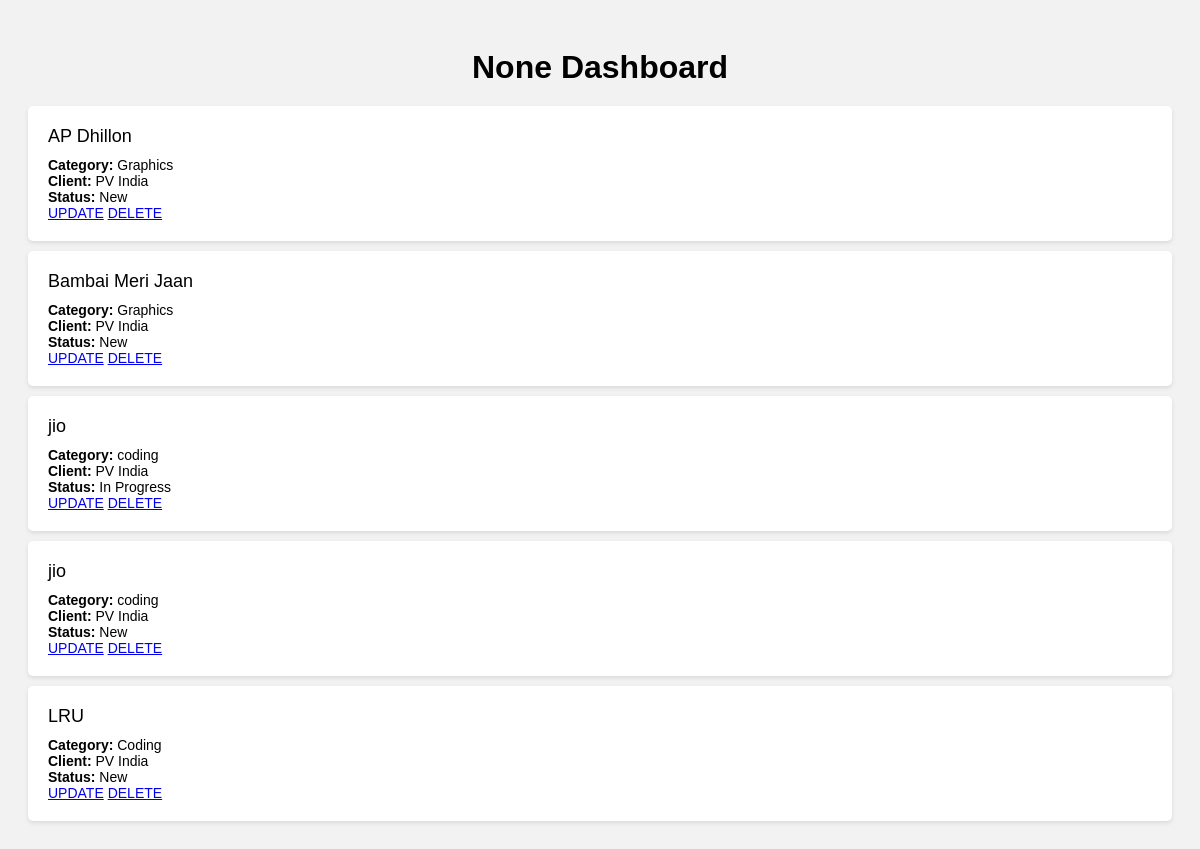
Page /employeeside/ on the earlier database version.
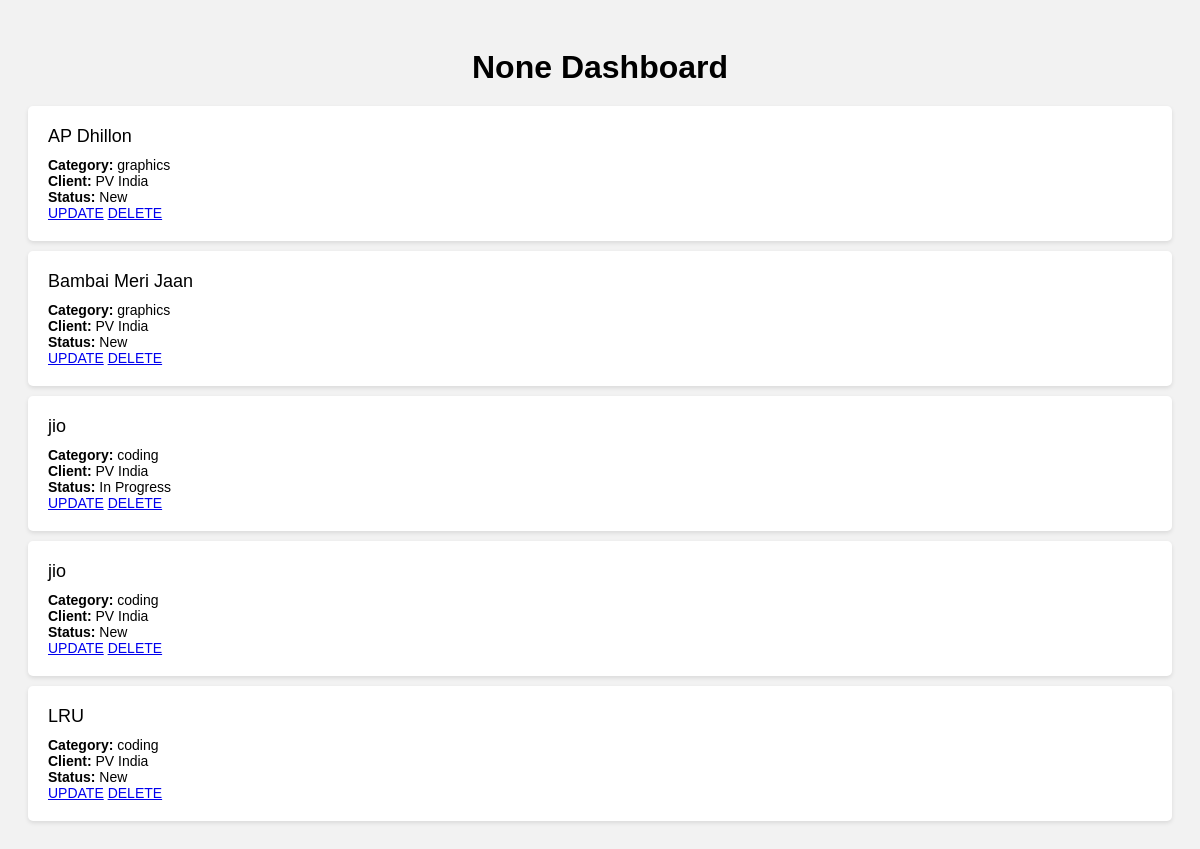
Same page on the later database version.
### adminpanel/models.py (models this page shows)
class Project(models.Model):
    STATUS_CHOICES = [
        ('New', 'New'),
        ('In Progress', 'In Progress'),
        ('Completed', 'Completed'),
        ('On Hold', 'On Hold'),
        ('Cancelled', 'Cancelled'),
    ]
    CATEGORY_CHOICES = [
        ('coding', 'Coding'),
        ('graphics', 'Graphics'),
    ]
    employee_name = models.CharField(max_length=100, blank=True, null=True)
    category = models.CharField(max_length=100, choices=CATEGORY_CHOICES)
    start_date = models.DateField()
    end_date = models.DateField()
    client = models.CharField(max_length=100)
    project_name = models.CharField(max_length=200)
    status = models.CharField(max_length=20, choices=STATUS_CHOICES, default='New')
    number_of_units = models.IntegerField(null=True,blank=True)
    def __str__(self):
        return self.project_name

### adminpanel/views.py (the view)
# urls.py: path('employeeside/',views.employeeside, name='employeeside'),
def employeeside(request):
    employee_name = request.GET.get('employee_name')
    print(employee_name)
    projects = Project.objects.all()
    print(projects)
    if employee_name:
        projects = projects.filter(employee_name=employee_name)
    context = {
        'projects': projects,
        'employee_name': employee_name
    }
    return render(request, 'adminpanel/employee.html', context)

### adminpanel/templates/adminpanel/employee.html (shortened to what this page needs)
<!DOCTYPE html>
<html lang="en">
<head>
</head>
<body>
    <h1> {{employee_name}} Dashboard</h1>
    <ul>
        {% for project in projects %}
            <li>
                <div class="project-name">{{ project.project_name }}</div>
                <div class="project-info">
                    <strong>Category:</strong> {{ project.category }}<br>
                    <strong>Client:</strong> {{ project.client }}<br>
                    <strong>Status:</strong> {{ project.status }}<br>
                    <a href="{% url 'updateproject' project.id %}" id="button1">UPDATE</a>
                    <a href="{% url 'deleteproject' project.id %}" id="button2">DELETE</a>
                </div>
            </li>
        {% empty %}
            <li>No projects found.</li>
        {% endfor %}
    </ul>
</body>
</html>

Differences in the rows shown:
changed Project "AP Dhillon": category "Graphics" → "graphics"
changed Project "Bambai Meri Jaan": category "Graphics" → "graphics"
changed Project "LRU": category "Coding" → "coding"
